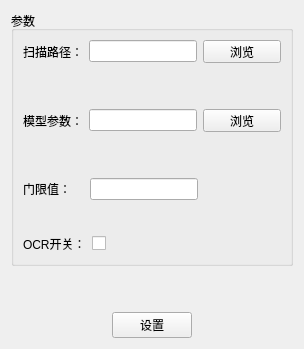
            <widget class="QWidget" name="page_6">
             <layout class="QGridLayout" name="gridLayout_20">
              <item row="0" column="0">
               <layout class="QVBoxLayout" name="verticalLayout_6">
                <item>
                 <widget class="QGroupBox" name="groupBox_12">
                  <property name="title">
                   <string>参数</string>
                  </property>
                  <layout class="QGridLayout" name="gridLayout_19">
                   <item row="0" column="0">
                    <layout class="QVBoxLayout" name="verticalLayout_5">
                     <item>
                      <layout class="QHBoxLayout" name="horizontalLayout_12">
                       <item>
                        <widget class="QLabel" name="label_9">
                         <property name="minimumSize">
                          <size>
                           <width>60</width>
                           <height>0</height>
                          </size>
                         </property>
                         <property name="text">
                          <string>扫描路径：</string>
                         </property>
                        </widget>
                       </item>
                       <item>
                        <widget class="QLineEdit" name="lineEdit_8"/>
                       </item>
                       <item>
                        <widget class="QPushButton" name="pushButton_14">
                         <property name="maximumSize">
                          <size>
                           <width>78</width>
                           <height>23</height>
                          </size>
                         </property>
                         <property name="text">
                          <string>浏览</string>
                         </property>
                        </widget>
                       </item>
                      </layout>
                     </item>
                     <item>
                      <spacer name="verticalSpacer_8">
                       <property name="orientation">
                        <enum>Qt::Vertical</enum>
                       </property>
                       <property name="sizeHint" stdset="0">
                        <size>
                         <width>20</width>
                         <height>40</height>
                        </size>
                       </property>
                      </spacer>
                     </item>
                     <item>
                      <layout class="QHBoxLayout" name="horizontalLayout_13">
                       <item>
                        <widget class="QLabel" name="label_10">
                         <property name="minimumSize">
                          <size>
                           <width>60</width>
                           <height>0</height>
                          </size>
                         </property>
                         <property name="text">
                          <string>模型参数：</string>
                         </property>
                        </widget>
                       </item>
                       <item>
                        <widget class="QLineEdit" name="lineEdit_9"/>
                       </item>
                       <item>
                        <widget class="QPushButton" name="pushButton_15">
                         <property name="maximumSize">
                          <size>
                           <width>78</width>
                           <height>23</height>
                          </size>
                         </property>
                         <property name="text">
                          <string>浏览</string>
                         </property>
                        </widget>
                       </item>
                      </layout>
                     </item>
                     <item>
                      <spacer name="verticalSpacer_9">
                       <property name="orientation">
                        <enum>Qt::Vertical</enum>
                       </property>
                       <property name="sizeHint" stdset="0">
                        <size>
                         <width>20</width>
                         <height>40</height>
                        </size>
                       </property>
                      </spacer>
                     </item>
                     <item>
                      <layout class="QHBoxLayout" name="horizontalLayout_14">
                       <item>
                        <widget class="QLabel" name="label_11">
                         <property name="minimumSize">
                          <size>
                           <width>61</width>
                           <height>0</height>
                          </size>
                         </property>
                         <property name="text">
                          <string>门限值：</string>
                         </property>
                        </widget>
                       </item>
                       <item>
                        <widget class="QLineEdit" name="lineEdit_10"/>
                       </item>
                       <item>
                        <spacer name="horizontalSpacer_12">
                         <property name="orientation">
                          <enum>Qt::Horizontal</enum>
                         </property>
                         <property name="sizeHint" stdset="0">
                          <size>
                           <width>78</width>
                           <height>20</height>
                          </size>
                         </property>
                        </spacer>
                       </item>
                      </layout>
                     </item>
                     <item>
                      <spacer name="verticalSpacer_11">
                       <property name="orientation">
                        <enum>Qt::Vertical</enum>
                       </property>
                       <property name="sizeHint" stdset="0">
                        <size>
                         <width>20</width>
                         <height>28</height>
                        </size>
                       </property>
                      </spacer>
                     </item>
                     <item>
                      <layout class="QHBoxLayout" name="horizontalLayout_16">
                       <item>
                        <widget class="QLabel" name="label_12">
                         <property name="text">
                          <string>OCR开关：</string>
                         </property>
                        </widget>
                       </item>
                       <item>
                        <widget class="QCheckBox" name="checkBox">
                         <property name="text">
                          <string/>
                         </property>
                        </widget>
                       </item>
                       <item>
                        <spacer name="horizontalSpacer">
                         <property name="orientation">
                          <enum>Qt::Horizontal</enum>
                         </property>
                         <property name="sizeHint" stdset="0">
                          <size>
                           <width>158</width>
                           <height>20</height>
                          </size>
                         </property>
                        </spacer>
                       </item>
                      </layout>
                     </item>
                    </layout>
                   </item>
                  </layout>
                 </widget>
                </item>
                <item>
                 <spacer name="verticalSpacer_10">
                  <property name="orientation">
                   <enum>Qt::Vertical</enum>
                  </property>
                  <property name="sizeHint" stdset="0">
                   <size>
                    <width>20</width>
                    <height>40</height>
                   </size>
                  </property>
                 </spacer>
                </item>
                <item>
                 <layout class="QHBoxLayout" name="horizontalLayout_15">
                  <item>
                   <spacer name="horizontalSpacer_13">
                    <property name="orientation">
                     <enum>Qt::Horizontal</enum>
                    </property>
                    <property name="sizeHint" stdset="0">
                     <size>
                      <width>40</width>
                      <height>20</height>
                     </size>
                    </property>
                   </spacer>
                  </item>
                  <item>
                   <widget class="QPushButton" name="pushButton_16">
                    <property name="text">
                     <string>设置</string>
                    </property>
                   </widget>
                  </item>
                  <item>
                   <spacer name="horizontalSpacer_14">
                    <property name="orientation">
                     <enum>Qt::Horizontal</enum>
                    </property>
                    <property name="sizeHint" stdset="0">
                     <size>
                      <width>40</width>
                      <height>20</height>
                     </size>
                    </property>
                   </spacer>
                  </item>
                 </layout>
                </item>
               </layout>
              </item>
             </layout>
            </widget>
